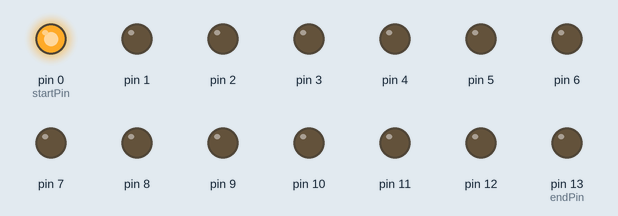
A sketch run on a simulated Arduino Uno, built with avr-gcc and run on an emulated ATmega328P. On the bench: output pins drawn as LEDs (lit = HIGH).

Above: at 0.05 s.
At 0.45 s:
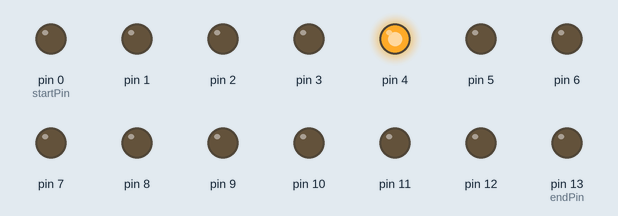
At 0.75 s:
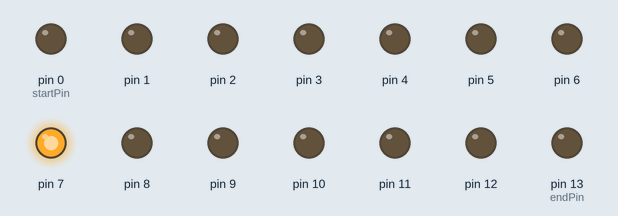
At 1.55 s:
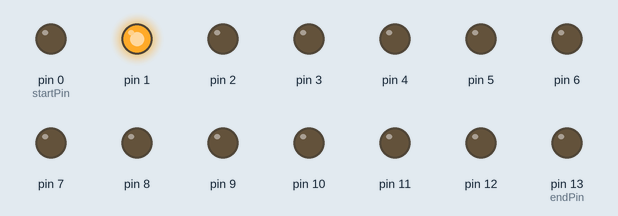
At 2.35 s:
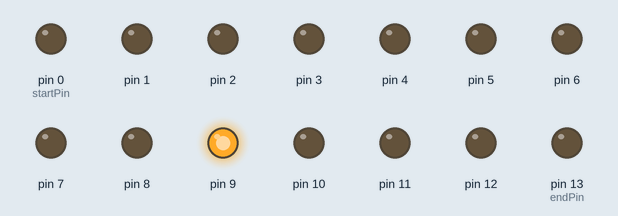
At 3.15 s:
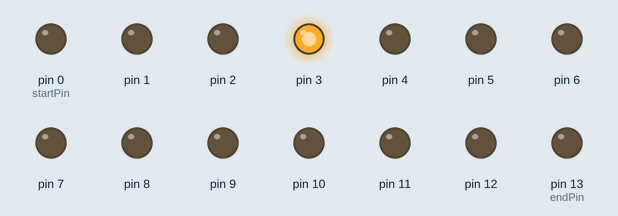
Timing chart, 0 to 3.5 s (numbered marks = the images above):
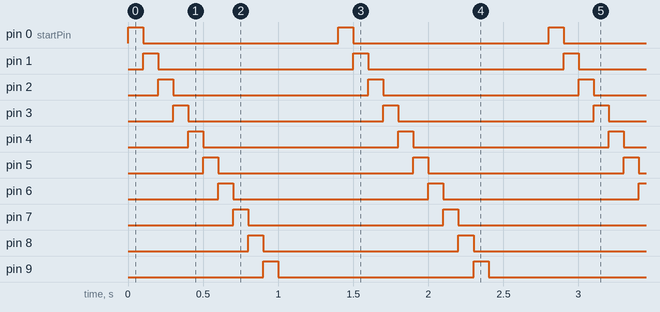

Measured:
- by itself, pin 0 (startPin), pin 1–12, pin 13 (endPin): alternates HIGH for 0.10 s and LOW for 1.3 s
- by itself, everything shown: repeats every 1.4 s, in 14 steps

The sketch:

LED3.ino
```cpp
#define startPin 0
#define endPin 13

int currPin = 0;

void setup() {
    for (int i = startPin; i <= endPin; i++)
        pinMode(i, OUTPUT);
}

void loop() {
    digitalWrite((startPin + currPin - 1) % (endPin + 1), LOW);
    digitalWrite((startPin + currPin++) % (endPin + 1), HIGH);
    delay(100);
}
```
